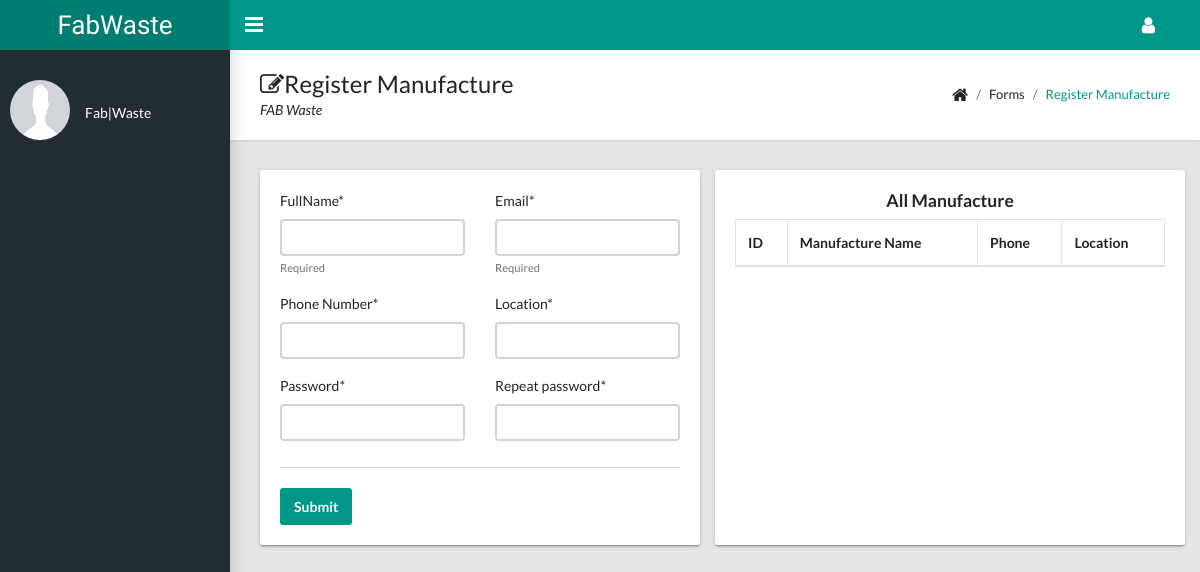
The page /register-manufacture on the database as committed earlier.
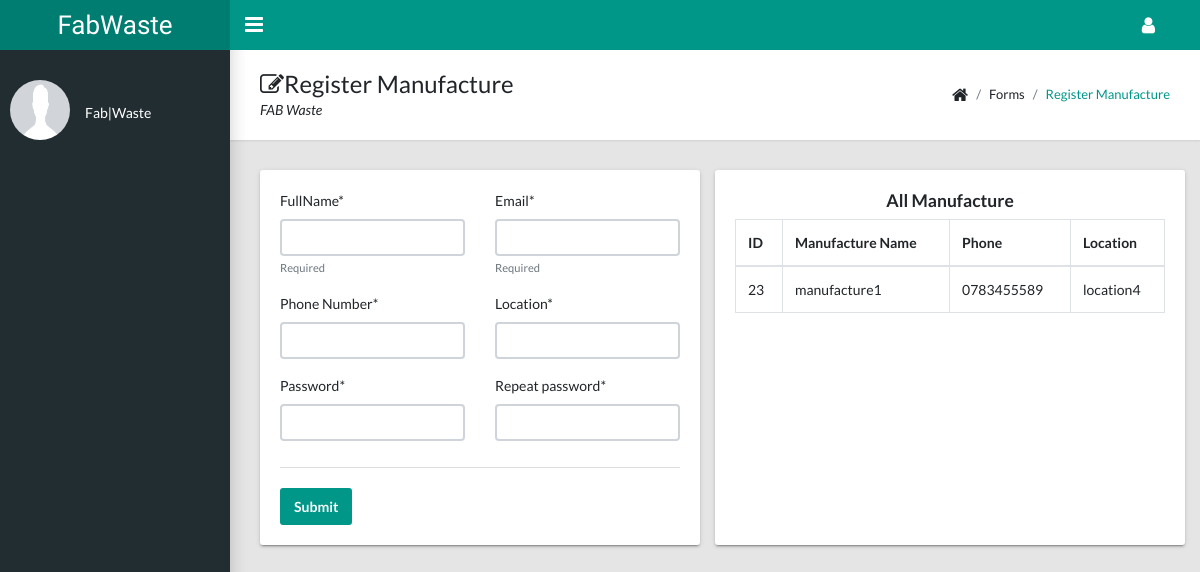
The same page on the database as committed later.
### userauth/models.py (models this page shows, shortened)
class UsersAccount(AbstractBaseUser, PermissionsMixin):
    email = models.EmailField(verbose_name='Email Address', unique=True)
    full_name = models.CharField(max_length=50)
    mobile = models.CharField(max_length=12, blank=True)
    is_active = models.BooleanField(default=False)
    is_staff = models.BooleanField(default=False)
    is_house_hold = models.BooleanField(default=False)
    is_agent = models.BooleanField(default=False)
    is_manufacture = models.BooleanField(default=False)
    is_admin = models.BooleanField(default=False)
    location = models.CharField(max_length=100)
    created = models.DateTimeField(auto_now_add=True)
    updated = models.DateTimeField(auto_now=True)
    objects = CustomAccountManager()
    USERNAME_FIELD = 'email'
    REQUIRED_FIELDS = ['full_name']
    class Meta:
        verbose_name = 'Account'
        verbose_name_plural = 'Account'

### userauth/views.py (the view, shortened to what this page needs)
# urls.py: path('register-manufacture', register_manufacture, name='register_manufacture'),
def register_manufacture(request):
    manufacture = UsersAccount.objects.filter(is_manufacture=True)
    form = RegisterUserForm()
    return render(request, 'registration/register_manufacture.html', {'form': form, 'manufacture': manufacture})

### userauth/forms.py (shortened to what this page needs)
class RegisterUserForm(ModelForm):
    full_name = forms.CharField(label='FullName', min_length=4, max_length=50, help_text='Required')
    email = forms.EmailField(max_length=100, help_text='Required',
                             error_messages={'required': 'Sorry, you will need an email'})
    mobile = forms.CharField(label='Phone Number', min_length=10, max_length=13)
    password = forms.CharField(label='Password', widget=forms.PasswordInput)
    password2 = forms.CharField(label='Repeat password', widget=forms.PasswordInput)
    class Meta:
        model = UsersAccount
        fields = ['full_name', 'email', 'mobile', 'location']

### templates/registration/register_manufacture.html (shortened to what this page needs)
{% extends 'dashboard/dashboard.html' %}
{% load static %}
{% load crispy_forms_tags %}
{% block dashboard_content %}
    <main class="app-content">
      <div class="app-title">
        <div>
          <h1><i class="fa fa-edit"></i>Register Manufacture</h1>
          <p>FAB Waste</p>
        </div>
        <ul class="app-breadcrumb breadcrumb">
          <li class="breadcrumb-item"><i class="fa fa-home fa-lg"></i></li>
          <li class="breadcrumb-item">Forms</li>
          <li class="breadcrumb-item"><a href="#">Register Manufacture</a></li>
        </ul>
      </div>
      <div class="row">
        <div class="col-md-12">
            <div class="row">
              <div class="col-lg-6">
                <form method="post" class="tile">
                  <div class="row">
                      <div class="col-sm-6">{{ form.full_name|as_crispy_field }}</div>
                      <div class="col-6">{{ form.email|as_crispy_field }}</div>
                      <div class="col-6">{{ form.mobile|as_crispy_field }}</div>
                      <div class="col-6">{{ form.location|as_crispy_field }}</div>
                      <div class="col-6">{{ form.password|as_crispy_field }}</div>
                      <div class="col-6">{{ form.password2|as_crispy_field }}</div>
                  </div>
                  <div class="tile-footer">
                      <button class="btn btn-primary" type="submit">Submit</button>
                  </div>
                </form>
              </div>
              <div class="col-lg-6 tile">
               <h5 class="text-center">All Manufacture</h5>
                  <table class="table table-hover table-bordered" id="sampleTable">
                  <thead>
                    <tr>
                      <th>ID</th>
                      <th>Manufacture Name</th>
                      <th>Phone</th>
                      <th>Location</th>
                    </tr>
                  </thead>
                  <tbody>
                    {% for manuf in manufacture %}
                        <tr>
                          <td>{{ manuf.id}}</td>
                          <td>{{ manuf.full_name}}</td>
                          <td>{{ manuf.mobile}}</td>
                          <td>{{ manuf.location}}</td>
                        </tr>
                    {% endfor %}
                  </tbody>
                </table>
              </div>
            </div>
          </div>
        </div>
    </main>
{% endblock %}

Rows that differ between the two databases and show on the page:
added UsersAccount: id "23", full_name "manufacture1", mobile "0783455589", location "location4"
